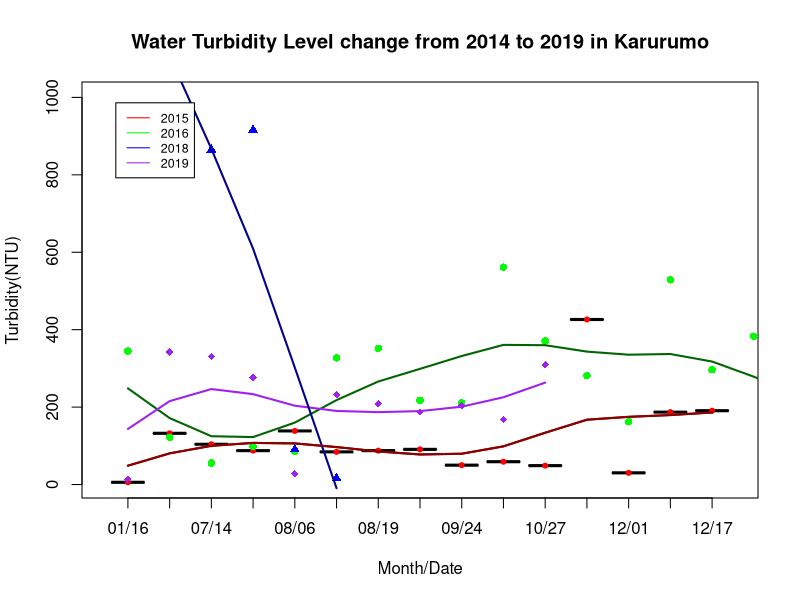
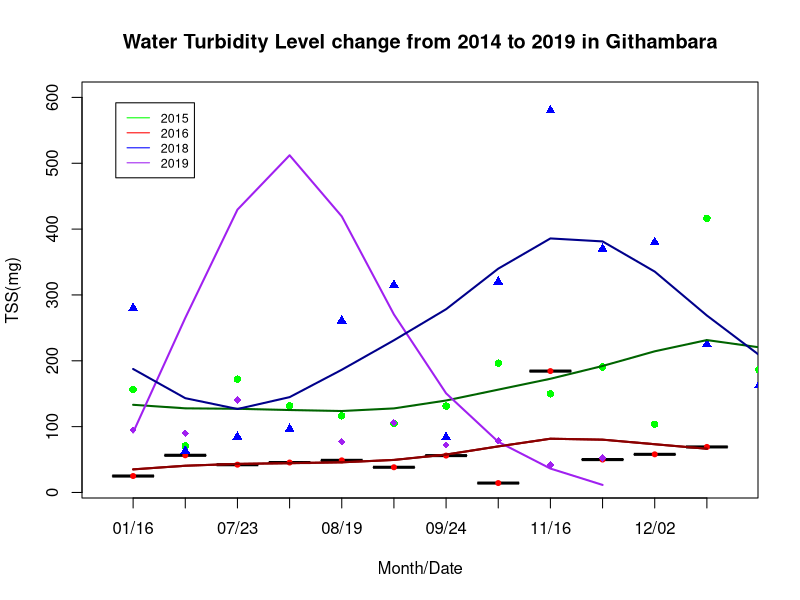

The R script that drew these images, in order:
## ---- chunk 1
library(readr) #read file
library(dplyr) #data manipulation
library(tidyr) #overall
library(lubridate) #read date
library(tibble)
## ---- chunk 2
#Turbidity
## ---- chunk 3
#load file and clean data
gq <- read.csv("K_WQ.csv", header=FALSE)
RawData <- gq[2:6]
Clean_data <- RawData[-1,]

#separate day, month, year into different columns 
Date_date <- Clean_data

Date_date$Date <- as.Date(Date_date$V2,format="%m/%d/%y") #%Y/%m/%d
Final_data <- Date_date %>%
  mutate(date=format(Date, "%d"),month = format(Date, "%m"), year = format(Date, "%Y"))

## ---- chunk 4
#daily average in March, April, May
Conclusion1 <- Final_data %>%
  group_by(date,month,year) %>%
  summarise(Average = mean(as.numeric(as.character(V5)))) 

Conclusion1$md <- paste(Conclusion1$month, Conclusion1$date,sep = "/")
Conclusion1 <- na.omit(Conclusion1)
Conclusion2 <- Conclusion1
## ---- chunk 5
for (i in (2014:2019)){
  nam <- paste("daymean", i, sep = "")
  print(nam)
  assign(nam,Conclusion2%>%
           filter(year==i))
}
daymean2014$md <- as.factor(daymean2014$md)
daymean2015$md <- as.factor(daymean2015$md)
daymean2016$md <- as.factor(daymean2016$md)
daymean2017$md <- as.factor(daymean2017$md)
daymean2018$md <- as.factor(daymean2018$md)
daymean2019$md <- as.factor(daymean2019$md)
## ---- chunk 6
# plot for daily trend from 2014 to 2019 (except for 2017 and 2014)
plot(daymean2015$md,daymean2015$Average,ylim=c(5,1000),
        main="Water Turbidity Level change from 2014 to 2019 in Karurumo",
        xlab="Month/Date",
        ylab="Turbidity(NTU)")
lines(daymean2015$md,daymean2015$Average,type="p",pch=20,col="red",xlab="Month/Date",ylab="Turbidity(NTU)", main="data",ylim=c(5,1000))
lines(daymean2016$md,daymean2016$Average,type="p",pch=16,col="green",xlab="Month/Date",ylab="Turbidity(NTU)", main="data",ylim=c(5,1000))
lines(daymean2019$md,daymean2019$Average,type="p",pch=18,col="purple",xlab="Month/Date",ylab="Turbidity(NTU)", main="data")
lines(daymean2018$md,daymean2018$Average,type="p",pch=17,col="blue",xlab="Month/Date",ylab="Turbidity(NTU)", main="data")

lines(smooth.spline(daymean2015$Average ~ daymean2015$md, spar = 0.5), 
      col = "darkred", lwd = 2)
lines(smooth.spline(daymean2016$Average ~ daymean2016$md, spar = 0.5), 
      col = "darkgreen", lwd = 2)
lines(smooth.spline(daymean2019$Average ~ daymean2019$md, spar = 0.5), 
      col = "purple", lwd = 2)
lines(smooth.spline(daymean2018$Average ~ daymean2018$md, spar = 0.5), 
      col = "darkblue", lwd = 2)
lines(smooth.spline(daymean2015$Average ~ daymean2015$md, spar = 0.5), col = "darkred", lwd = 2,)

legend("topleft",inset=.05,legend=c("2015","2016","2018","2019"), col=c("red","green",'blue','purple'),lty=1, ncol=1,cex=0.75)
## ---- chunk 7
#TSS
## ---- chunk 8
#daily average in March, April, May
Conclusion1 <- Final_data %>%
  group_by(date,month,year) %>%
  summarise(Average = mean(as.numeric(as.character(V6)))) 

Conclusion1$md <- paste(Conclusion1$month, Conclusion1$date,sep = "/")
Conclusion1 <- na.omit(Conclusion1)
Conclusion2 <- Conclusion1
## ---- chunk 9
for (i in (2014:2019)){
  nam <- paste("daymean", i, sep = "")
  print(nam)
  assign(nam,Conclusion2%>%
           filter(year==i))
}
daymean2014$md <- as.factor(daymean2014$md)
daymean2015$md <- as.factor(daymean2015$md)
daymean2016$md <- as.factor(daymean2016$md)
daymean2017$md <- as.factor(daymean2017$md)
daymean2018$md <- as.factor(daymean2018$md)
daymean2019$md <- as.factor(daymean2019$md)
## ---- chunk 10
# plot for daily trend from 2014 to 2019 (except for 2017 and 2014)
plot(daymean2015$md,daymean2015$Average,ylim=c(15,600),
        main="Water Turbidity Level change from 2014 to 2019 in Githambara",
        xlab="Month/Date",
        ylab="TSS(mg)")
lines(daymean2015$md,daymean2015$Average,type="p",pch=20,col="red",xlab="Month/Date",ylab="TSS(mg)", main="data",ylim=c(15,600))
lines(daymean2016$md,daymean2016$Average,type="p",pch=16,col="green",xlab="Month/Date",ylab="TSS(mg)", main="data",ylim=c(15,600))
lines(daymean2019$md,daymean2019$Average,type="p",pch=18,col="purple",xlab="Month/Date",ylab="TSS(mg)", main="data")
lines(daymean2018$md,daymean2018$Average,type="p",pch=17,col="blue",xlab="Month/Date",ylab="TSS(mg)", main="data")

lines(smooth.spline(daymean2015$Average ~ daymean2015$md, spar = 0.5), 
      col = "darkred", lwd = 2)
lines(smooth.spline(daymean2016$Average ~ daymean2016$md, spar = 0.5), 
      col = "darkgreen", lwd = 2)
lines(smooth.spline(daymean2019$Average ~ daymean2019$md, spar = 0.5), 
      col = "purple", lwd = 2)
lines(smooth.spline(daymean2018$Average ~ daymean2018$md, spar = 0.5), 
      col = "darkblue", lwd = 2)
lines(smooth.spline(daymean2015$Average ~ daymean2015$md, spar = 0.5), col = "darkred", lwd = 2,)

legend("topleft",inset=.05,legend=c("2015","2016","2018","2019"), col=c("green","red",'blue','purple'),lty=1, ncol=1,cex=0.75)
